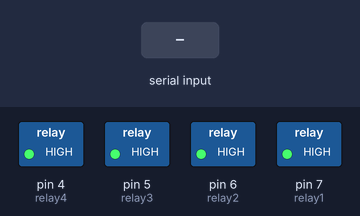
Recording of a sketch running on a simulated Arduino Uno, built with avr-gcc and run on an emulated ATmega328P. Shown: switched loads named in the sketch (green lamp = pin HIGH). The inputs (shaded band) are chosen by the test bench.

Above: at 1.2 s.
1.3 s: "1" received over Serial
At 2.1 s:
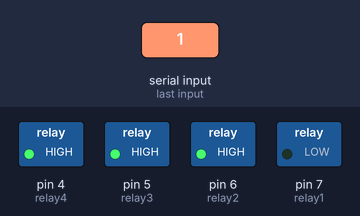
2.8 s: "2" received over Serial
At 3.3 s:
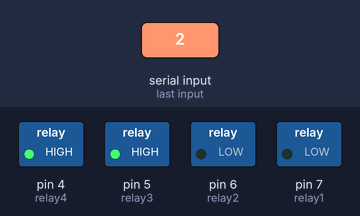
4.3 s: "0" received over Serial
At 5.5 s:
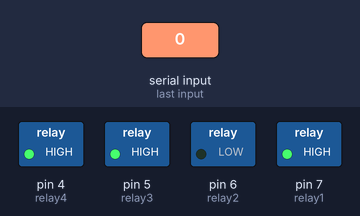
5.8 s: "4" received over Serial
At 6.8 s:
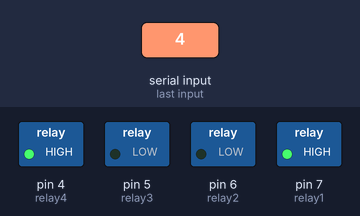
7.3 s: "3" received over Serial
At 7.9 s:
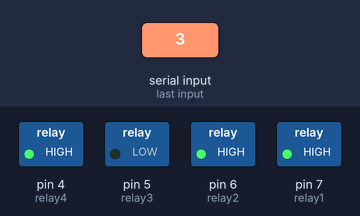
8.8 s: "6" received over Serial
At 10.2 s:
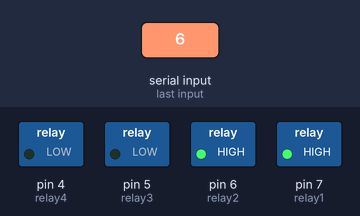
Timing chart, 0 to 11.3 s (numbered marks = the images above; inputs shaded):
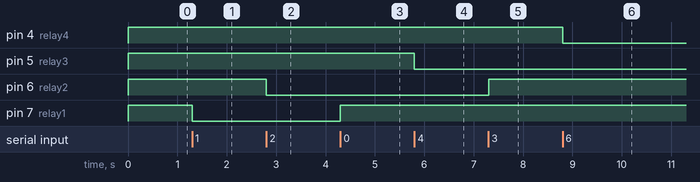

Measured:
- after the input at 1.3 s, pin 7 (relay1): HIGH → LOW at once
- after the input at 2.8 s, pin 6 (relay2): HIGH → LOW at once
- after the input at 4.3 s, pin 7 (relay1): LOW → HIGH at once
- after the input at 5.8 s, pin 5 (relay3): HIGH → LOW at once
- after the input at 7.3 s, pin 6 (relay2): LOW → HIGH at once
- after the input at 8.8 s, pin 4 (relay4): HIGH → LOW at once

The sketch:

relayusing_gesture.ino
```cpp
// Pin definitions for relay control
const int relay1 = 7;  // Relay 1 connected to pin 7
const int relay2 = 6;  // Relay 2 connected to pin 6
const int relay3 = 5;  // Relay 3 connected to pin 5
const int relay4 = 4;  // Relay 4 connected to pin 4

void setup() {
  // Set relay pins as output
  pinMode(relay1, OUTPUT);
  pinMode(relay2, OUTPUT);
  pinMode(relay3, OUTPUT);
  pinMode(relay4, OUTPUT);

  // Initialize all relays to off (HIGH = OFF for active-low relays)
  digitalWrite(relay1, HIGH);
  digitalWrite(relay2, HIGH);
  digitalWrite(relay3, HIGH);
  digitalWrite(relay4, HIGH);

  // Begin serial communication
  Serial.begin(9600);
}

void loop() {
  // Check if data is available from the serial port
  if (Serial.available() > 0) {
    char command = Serial.read();  // Read the incoming byte

    // Control the relays based on the received command
    switch (command) {
      case '1':
        digitalWrite(relay1, LOW);  // Turn ON relay 1
        break;
      case '0':
        digitalWrite(relay1, HIGH); // Turn OFF relay 1
        break;
      case '2':
        digitalWrite(relay2, LOW);  // Turn ON relay 2
        break;
      case '3':
        digitalWrite(relay2, HIGH); // Turn OFF relay 2
        break;
      case '4':
        digitalWrite(relay3, LOW);  // Turn ON relay 3
        break;
      case '5':
        digitalWrite(relay3, HIGH); // Turn OFF relay 3
        break;
      case '6':
        digitalWrite(relay4, LOW);  // Turn ON relay 4
        break;
      case '7':
        digitalWrite(relay4, HIGH); // Turn OFF relay 4
        break;
    }
  }
}
```
